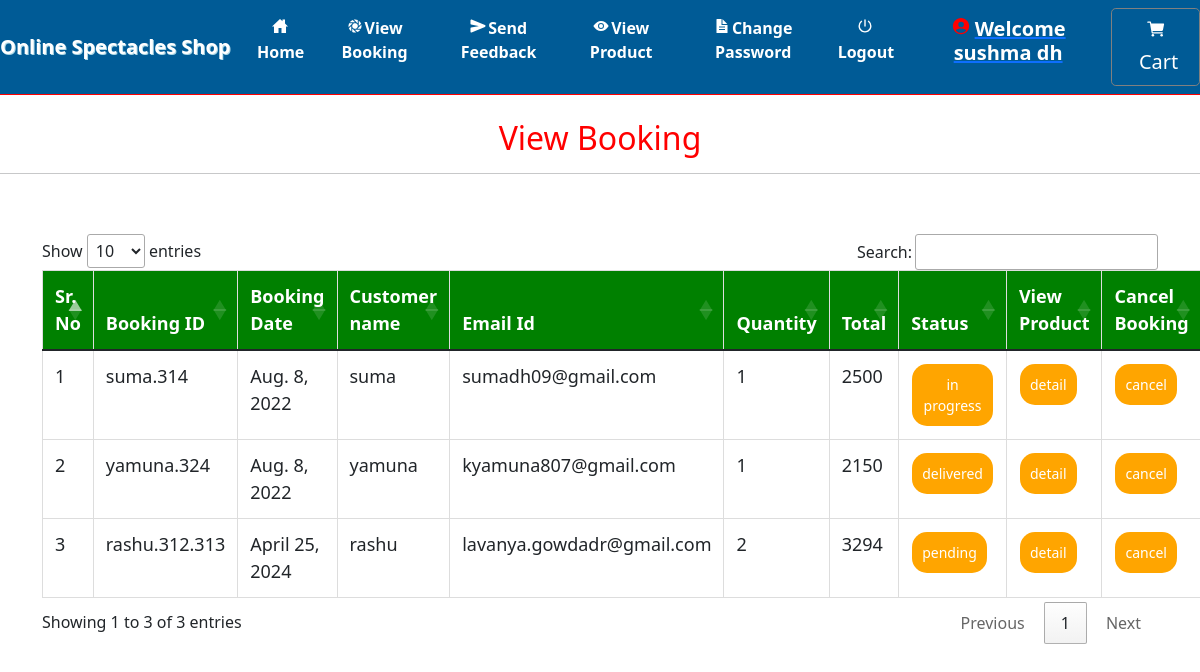
/admin_viewBooking (signed in), run on the app's committed database.
### grocery/models.py (models this page shows, shortened)
class Booking(models.Model):
    status = models.ForeignKey(Status, on_delete=models.CASCADE, null=True)
    profile = models.ForeignKey(Profile, on_delete=models.CASCADE, null=True)
    booking_id = models.CharField(max_length=200,null=True)
    quantity = models.CharField(max_length=100,null=True)
    book_date = models.CharField(max_length=30, null=True)
    total = models.IntegerField(null=True)

class Profile(models.Model):
    user = models.ForeignKey(User, on_delete=models.CASCADE, null=True)
    dob = models.DateField(null=True)
    city = models.CharField(max_length=30, null=True)
    address = models.CharField(max_length=50, null=True)
    contact = models.CharField(max_length=10, null=True)
    image = models.FileField(null=True)

class Status(models.Model):
    name = models.CharField(max_length=20, null=True)

### grocery/views.py (the view)
# urls.py: path('admin_viewBooking', Admin_View_Booking, name='admin_viewBooking'),
def Admin_View_Booking(request):
    if not request.user.is_authenticated:
        return redirect('login_admin')
    book = Booking.objects.all()
    d = {'book': book}
    return render(request, 'admin_viewBokking.html', d)

### grocery/templates/admin_viewBokking.html (shortened to what this page needs)
{% extends 'navigation.html' %}
{% block body %}
<center><h2 style="color:red;margin-top:2%">View Booking</h2></center><hr>
 <div class="container">
<table class="table table-bordered" id="myTable">
  <thead>
  <tr>
    <th>Sr. No</th>
    <th>Booking ID</th>
    <th>Booking Date</th>
    <th>Customer name</th>
    <th>Email Id</th>
      <th>Quantity</th>
      <th>Total</th>
      <th>Status</th>
    <th>View Product</th>
    <th>Cancel Booking</th>
  </tr>
  </thead>
   <tbody>
{% for i in book %}
  <tr>
      <td>{{forloop.counter}}</td>
    <td>{{i.booking_id}}</td>
    <td>{{i.book_date}}</td>
    <td>{{i.profile.user.username}}</td>
    <td>{{i.profile.user.email}}</td>
      <td>{{i.quantity}}</td>
      <td>{{i.total}}</td>
    <td><a href="{% url 'Edit_status' i.booking_id i.id %}"><button class="button button1">{{i.status.name}}</button></a></td>
      <td><a href="{% url 'admin_booking_detail' i.booking_id i.id i.profile.user.id  %}"><button class="button button1">detail</button></a></td>
      <td><a href="{% url 'delete_admin_booking' i.booking_id i.id %}" onclick="return confirm('Are you sure?')"><button class="button button1" id="#delete">cancel</button></a></td>
  </tr>
   {% endfor %}
    </tbody>
</table>
 </div>
{% endblock %}

### grocery/templates/navigation.html (shortened to what this page needs)
<!DOCTYPE html>
<html lang="en">
<head>
    {% load static %}
 <link href="https://cdn.jsdelivr.net/npm/bootstrap@5.1.3/dist/css/bootstrap.min.css" rel="stylesheet">
  <link rel = stylesheet href = "//cdn.datatables.net/1.10.19/css/jquery.dataTables.min.css">
<link rel="stylesheet" href="https://cdnjs.cloudflare.com/ajax/libs/font-awesome/4.7.0/css/font-awesome.min.css">
</head>
<body style="background-color:white">
<nav class="navbar navbar-expand-sm" style = "background-color:#005b96	 ; border-bottom:1px solid red">
  <a class="navbar-brand pl-5" href="#" style="color:white ; font-weight : bold">Online Spectacles Shop</a>
<div class="collapse navbar-collapse" id="collapsibleNavbar">
  <ul class="navbar-nav pl-5 text-center">
    {% if request.user.username %}
    {% if not request.user.is_staff %}
    <li class="nav-item">
      <a class="nav-link" href="{% url 'home' %}" style="color:white"><ion-icon style="margin-right:2px" name="home-sharp"></ion-icon>Home</a>
    </li>
    <li class="nav-item">
      <a class="nav-link" href="{% url 'view_booking' %}" style="color:white"><ion-icon style="margin-right:2px" name="aperture"></ion-icon>View Booking</a>
    </li>
    <li class="nav-item">
      <a class="nav-link" href="{% url 'send_feedback' request.user.id %}" style="color:white"><ion-icon style="margin-right:2px" name="send"></ion-icon>Send Feedback</a>
    </li>
    <li class="nav-item">
      <a class="nav-link" href="{% url 'view_product' 0 %}" style="color:white"><ion-icon style="margin-right:2px" name="eye"></ion-icon>View Product</a>
    </li>
    <li class="nav-item">
      <a class="nav-link" href="{% url 'change_password' %}" style="color:white"><ion-icon style="margin-right:2px" name="document-text-sharp"></ion-icon>Change Password</a>
    </li>
    {% endif %}
    {% endif %}
    {% if request.user.is_authenticated %}
    <a class="nav-link" href="{% url 'logout' %}" style="color:white"><ion-icon style="margin-right:2px" name="power-sharp"></ion-icon>Logout</a>
    {% if not request.user.is_staff %}
    <li class="nav-item">
      <a href="{% url 'profile' %}"><h5 class="nav-link" style="color:white"><ion-icon style="margin-right:4px;color:#FF0000" name="person-circle-sharp"></ion-icon>Welcome {{request.user.username}}</h5>
      </a></li>
    {% else %}
    <li class="nav-item">
      <h5  class="nav-link" style="color:white"><ion-icon style="margin-right:4px;color:#FF0000" name="person-circle-sharp"></ion-icon>Welcome {{request.user.username}}</h5>
    </li>
    {% endif %}
    {% endif %}
    {% if not request.user.is_staff %}
    {% if request.user.username %}
      <a href="{% url 'cart' %}" style="border:1px solid gray" class="btn btn-default btn-lg text-dark text-capitalize">
        <ion-icon style="color:white;margin-top:2%" name="cart"></ion-icon><span style="margin-left:6px;margin-top:2%;color:white">Cart</span></a></center>
{% endif %}
    {% endif %}
    </ul>
</div>
</nav>
{% block body %}
{% endblock %}
</body></html>

### grocery/templates/navigation.html (style rules this page uses)
* { box-sizing: border-box; }
#myTable { border-collapse: collapse; width: 100%; border: 1px solid #ddd; font-size: 18px; }
#myTable th { text-align: left; padding: 12px; background-color: green; color: white; }
#myTable td { text-align: left; padding: 12px; background-color: white; }
#myTable tr { border-bottom: 1px solid #ddd; }
.button { background-color: orange; border: none; color: white; padding: 10px; text-align: center; text-decoration: none; display: inline-block; font-size: 14px; margin: 1px 1px; cursor: pointer; }
.button1 { border-radius: 15px; }
.nav-link { font-weight:bold; }
.navbar-brand { text-shadow: 1px 1px lightblue; }

### data on the page
Booking: booking_id "suma.314", book_date "Aug. 8, 2022", profile.user.username "suma", profile.user.email "sumadh09@gmail.com", quantity "1", total "2500", status.name "in progress"
Booking: booking_id "yamuna.324", book_date "Aug. 8, 2022", profile.user.username "yamuna", profile.user.email "kyamuna807@gmail.com", quantity "1", total "2150", status.name "delivered"
Booking: booking_id "rashu.312.313", book_date "April 25, 2024", profile.user.username "rashu", profile.user.email "lavanya.gowdadr@gmail.com", quantity "2", total "3294", status.name "pending"

### other printed values
{{ request.user.username }} "sushma dh"
